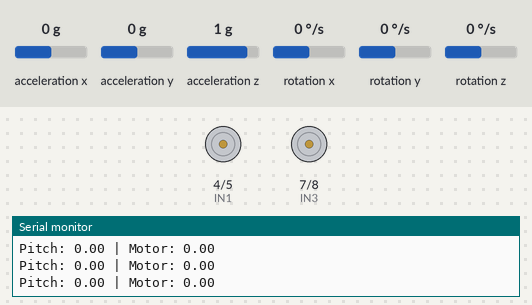
A sketch run on a simulated Arduino Uno, built with avr-gcc and run on an emulated ATmega328P. Shown: motor-driver pin pairs drawn as motors (green arrow = first pin HIGH = forward, orange = second pin HIGH = backward, longer = more drive, scaled by the enable pin), the last lines printed to the serial monitor. Wiring (inferred from the names in the program): MPU-6050 motion sensor at I2C address 0x68. The test bench sets the inputs (shaded band); at power-on: acceleration x 0 g, rotation y 0 °/s, acceleration y 0 g, acceleration z 1 g, rotation x 0 °/s, rotation z 0 °/s.

Above: at 1.2 s.
1.3 s: acceleration x set to -1.4 g
At 1.9 s:
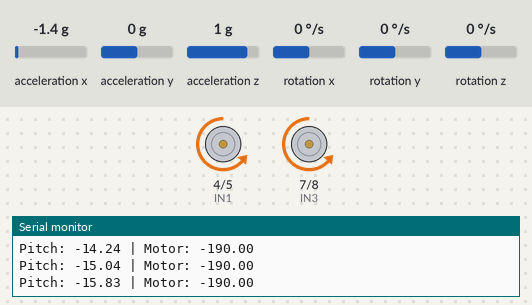
4.1 s: rotation y set to 16 °/s
7.1 s: rotation y set to 20 °/s
At 8.4 s:
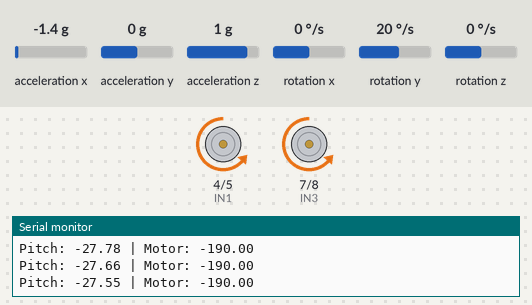
10.1 s: acceleration x set to 0.8 g
At 11.2 s:
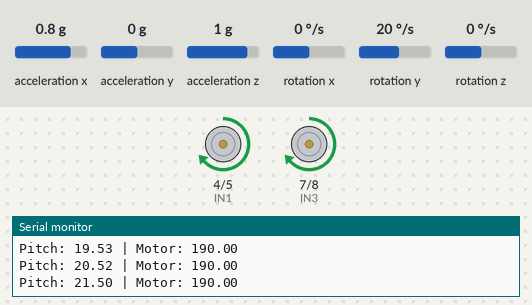
12.9 s: acceleration x set to 0.1 g
15.9 s: acceleration x set to -0.1 g
At 17.4 s:
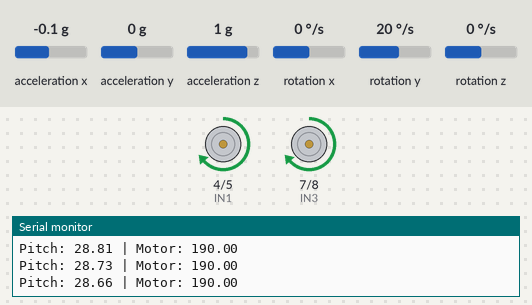
Timing chart, 0 to 18.9 s (numbered marks = the images above; inputs shaded):
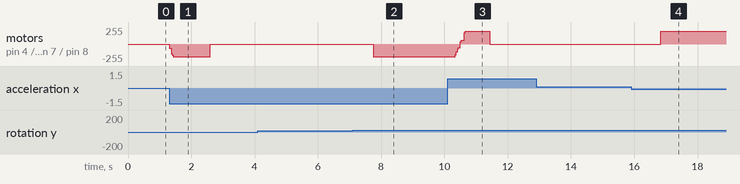

Measured:
- after the input at 1.3 s, motor on pin 4 (IN1) / pin 5 (IN2), motor on pin 7 (IN3) / pin 8 (IN4): stopped → backward 60/255 at once, → backward 190/255 0.07 s later, → stopped 1.2 s later
- after the input at 7.1 s, motor on pin 4 (IN1) / pin 5 (IN2), motor on pin 7 (IN3) / pin 8 (IN4): stopped → backward 190/255 after 0.65 s
- after the input at 10.1 s, motor on pin 4 (IN1) / pin 5 (IN2), motor on pin 7 (IN3) / pin 8 (IN4): rises from backward 190/255 to forward 190/255 in 0.31 s, then falls to stopped in 0.77 s
- after the input at 15.9 s, motor on pin 4 (IN1) / pin 5 (IN2), motor on pin 7 (IN3) / pin 8 (IN4): stopped → forward 190/255 after 0.94 s

The sketch:

omair8janevening.ino
```cpp
#include <Wire.h>

#define MPU 0x68

// -------- FUNCTION PROTOTYPES --------
void readMPU();
void driveMotors(int speed);
void printDebug();

// -------- MOTOR PINS --------
#define ENA 3
#define IN1 4
#define IN2 5
#define ENB 6
#define IN3 7
#define IN4 8

// -------- PID GAINS --------
float Kp = 26.0;
float Ki = 0.0;
float Kd = 1.8;

// -------- BALANCE & TUNING --------
float setpoint = 0.0;
float deadband = 0.5;

// -------- SPEED CONTROL --------
int maxPWM_far  = 190;
int maxPWM_near = 60;
int minPWM      = 55;

float nearAngle = 3.0;
float fallAngle = 30.0;

// -------- MPU VARIABLES --------
int16_t ax, ay, az;
int16_t gx, gy, gz;

float pitch = 0.0;
float accelPitch = 0.0;
float gyroRate = 0.0;

// -------- PID VARIABLES --------
float error = 0;
float lastError = 0;
float integral = 0;

unsigned long lastTime = 0;
float lastOutput = 0;

void setup() {
  Serial.begin(9600);
  Wire.begin();

  pinMode(ENA, OUTPUT);
  pinMode(ENB, OUTPUT);
  pinMode(IN1, OUTPUT);
  pinMode(IN2, OUTPUT);
  pinMode(IN3, OUTPUT);
  pinMode(IN4, OUTPUT);

  // Wake up MPU6050
  Wire.beginTransmission(MPU);
  Wire.write(0x6B);
  Wire.write(0x00);
  Wire.endTransmission();

  lastTime = micros();
  Serial.println("✅ Self-balancing robot running (calmed version)");
}

void loop() {
  readMPU();

  unsigned long now = micros();
  float dt = (now - lastTime) / 1000000.0;
  lastTime = now;

  if (dt <= 0 || dt > 0.05) dt = 0.005;

  // -------- ANGLE ESTIMATION --------
  accelPitch = atan2((float)ax,
                     sqrt((float)ay * ay + (float)az * az))
               * 57.2958;

  gyroRate = gy / 131.0;

  pitch = 0.98 * (pitch + gyroRate * dt)
        + 0.02 * accelPitch;

  // -------- SAFETY --------
  if (abs(pitch - setpoint) > fallAngle) {
    integral = 0;
    lastError = 0;
    driveMotors(0);
    lastOutput = 0;
    printDebug();
    return;
  }

  // -------- PID CONTROL --------
  error = (pitch - setpoint);

  if (abs(error) < deadband) {
    driveMotors(0);
    lastOutput = 0;
    printDebug();
    return;
  }

  integral += error * dt;
  float derivative = (error - lastError) / dt;
  lastError = error;

  float output = Kp * error + Ki * integral + Kd * derivative;

  // -------- DYNAMIC SPEED LIMITING --------
  int dynamicMaxPWM =
      (abs(error) < nearAngle) ? maxPWM_near : maxPWM_far;

  output = constrain(output, -dynamicMaxPWM, dynamicMaxPWM);

  if (abs(error) > nearAngle) {
    if (output > 0) output = max(output, (float)minPWM);
    if (output < 0) output = min(output, (float)-minPWM);
  }

  driveMotors((int)output);
  lastOutput = output;

  printDebug();
  delay(3);
}

// -------- READ MPU6050 --------
void readMPU() {
  Wire.beginTransmission(MPU);
  Wire.write(0x3B);
  Wire.endTransmission(false);
  Wire.requestFrom(MPU, 14, true);

  ax = (Wire.read() << 8) | Wire.read();
  ay = (Wire.read() << 8) | Wire.read();
  az = (Wire.read() << 8) | Wire.read();

  Wire.read(); Wire.read();

  gx = (Wire.read() << 8) | Wire.read();
  gy = (Wire.read() << 8) | Wire.read();
  gz = (Wire.read() << 8) | Wire.read();
}

// -------- MOTOR CONTROL --------
void driveMotors(int speed) {
  if (speed == 0) {
    analogWrite(ENA, 0);
    analogWrite(ENB, 0);
    return;
  }

  if (speed > 0) {
    digitalWrite(IN1, HIGH);
    digitalWrite(IN2, LOW);
    digitalWrite(IN3, HIGH);
    digitalWrite(IN4, LOW);
  } else {
    digitalWrite(IN1, LOW);
    digitalWrite(IN2, HIGH);
    digitalWrite(IN3, LOW);
    digitalWrite(IN4, HIGH);
  }

  speed = abs(speed);
  analogWrite(ENA, speed);
  analogWrite(ENB, speed);
}

// -------- SERIAL DEBUG --------
void printDebug() {
  Serial.print("Pitch: ");
  Serial.print(pitch);
  Serial.print(" | Motor: ");
  Serial.println(lastOutput);
}
```
